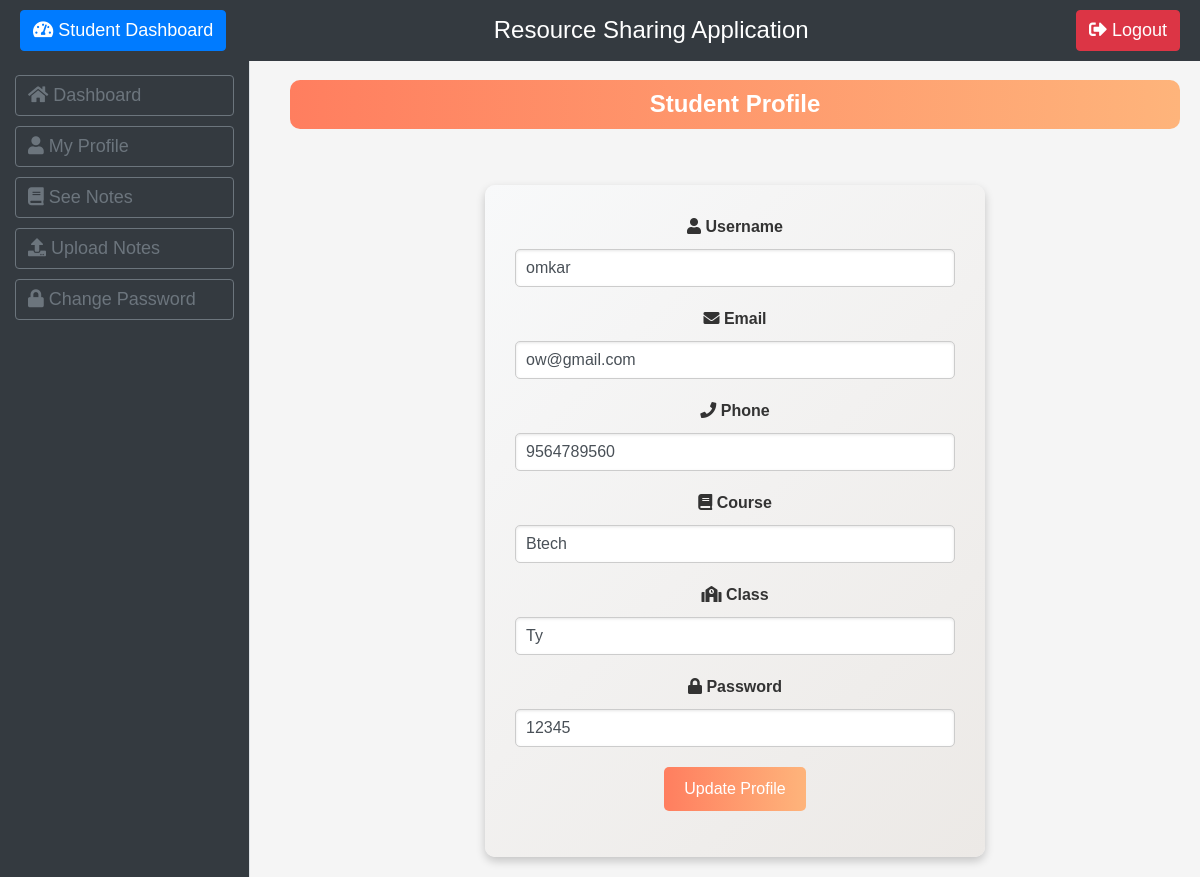
The page /student_profile.php (signed in) on the database its author committed.
### tables this page shows
CREATE TABLE `user` (
  `id` int(11) NOT NULL,
  `username` varchar(50) DEFAULT NULL,
  `phone` varchar(30) DEFAULT NULL,
  `course` varchar(10) DEFAULT NULL,
  `class` char(10) DEFAULT NULL,
  `roll` varchar(8) DEFAULT NULL,
  `email` varchar(50) DEFAULT NULL,
  `fees` varchar(10) DEFAULT NULL,
  `usertype` varchar(50) DEFAULT NULL,
  `password` varchar(50) DEFAULT NULL
);

### student_profile.php (the view, shortened to what this page needs)
<?php
$host="localhost";
$user="root";
$password="";
$db="rsa";
$data=mysqli_connect($host,$user,$password,$db);
$name=$_SESSION['username'];
$sql="SELECT * FROM user WHERE username='$name' ";
$result=mysqli_query($data,$sql);
$info=mysqli_fetch_assoc($result);
?>
<!DOCTYPE html>
<html lang="en">
<head>
    <link href="https://stackpath.bootstrapcdn.com/bootstrap/4.3.1/css/bootstrap.min.css" rel="stylesheet">
    <link href="https://cdnjs.cloudflare.com/ajax/libs/font-awesome/5.15.3/css/all.min.css" rel="stylesheet">
</head>
<body>
<header class="header d-flex justify-content-between align-items-center">
    <a href="#" class="btn btn-primary"><i class="fas fa-tachometer-alt"></i> Student Dashboard</a>
    <h1>Resource Sharing Application</h1>
    <div class="logout">
        <a href="logout.php" class="btn btn-danger"><i class="fas fa-sign-out-alt"></i> Logout</a>
    </div>
</header>
<aside>
    <ul class="list-unstyled">
        <li>
            <a href="studenthome.php" class="btn btn-outline-primary btn-block"><i class="fas fa-home"></i> Dashboard</a>
        </li>
        <li>
            <a href="student_profile.php" class="btn btn-outline-primary btn-block"><i class="fas fa-user"></i> My Profile</a>
        </li>
        <li>
            <a href="seenotesstudent.php" class="btn btn-outline-primary btn-block"><i class="fas fa-book"></i> See Notes</a>
        </li>
        <li>
            <a href="uploadnotesstudent.php" class="btn btn-outline-primary btn-block"><i class="fas fa-upload"></i> Upload Notes</a>
        </li>
        <li>
            <a href="change_student_password.php" class="btn btn-outline-primary btn-block"><i class="fas fa-lock"></i> Change Password</a>
        </li>
    </ul>
</aside>
<div class="content">
    <center>
        <h1 class="main-title">Student Profile</h1>
        <br><br>
        <div class="form-container">
            <form action="#" method="POST">
                <div class="form-group">
                    <label for="username"><i class="fas fa-user"></i> Username</label>
                    <input type="text" id="username" name="username" value="<?php echo $info['username']; ?>" class="form-control">
                </div>
                <div class="form-group">
                    <label for="email"><i class="fas fa-envelope"></i> Email</label>
                    <input type="email" id="email" name="email" value="<?php echo $info['email']; ?>" class="form-control">
                </div>
                <div class="form-group">
                    <label for="phone"><i class="fas fa-phone"></i> Phone</label>
                    <input type="text" id="phone" name="phone" value="<?php echo $info['phone']; ?>" class="form-control">
                </div>
                <div class="form-group">
                    <label for="course"><i class="fas fa-book"></i> Course</label>
                    <input type="text" id="course" name="course" value="<?php echo $info['course']; ?>" class="form-control">
                </div>
                <div class="form-group">
                    <label for="class"><i class="fas fa-school"></i> Class</label>
                    <input type="text" id="class" name="class" value="<?php echo $info['class']; ?>" class="form-control">
                </div>
                <div class="form-group">
                    <label for="password"><i class="fas fa-lock"></i> Password</label>
                    <input type="text" id="password" name="password" value="<?php echo $info['password']; ?>" class="form-control">
                </div>
                <div class="form-group">
                    <button type="submit" class="btn btn-primary" name="update_profile">Update Profile</button>
                </div>
            </form>
        </div>
    </center>
</div>
</body>
</html>

### student_profile.php (style rules this page uses)
body { font-family: Arial, sans-serif; background-color: #f5f5f5; }
.header { background-color: #343a40; color: white; padding: 10px 20px; font-size: 18px; position: fixed; top: 0; left: 0; width: 100%; z-index: 1000; }
.header .btn { color: white; font-size: 18px; }
.header h1 { margin: 0; font-size: 24px; }
aside { width: 250px; position: fixed; top: 60px; bottom: 0; left: 0; padding: 15px; background-color: #343a40; border-right: 1px solid #dee2e6; }
aside ul { padding: 0; list-style: none; }
aside a { color: white; font-size: 18px; padding: 10px; display: block; text-decoration: none; border: 1px solid transparent; border-radius: 5px; margin-bottom: 10px; }
.btn-block { display: block; width: 100%; text-align: left; font-size: 18px; }
.btn-outline-primary { border-color: #6c757d; color: #6c757d; }
.content { margin-left: 270px; padding: 20px; padding-top: 80px; }
.main-title { background: linear-gradient(90deg, #ff7e5f, #feb47b); color: white; text-align: center; font-weight: bold; padding: 10px; font-size: 24px; border-radius: 10px; }
.form-container { background: linear-gradient(135deg, #f8f9fa, #ece9e6); padding: 30px; border-radius: 10px; box-shadow: 0 4px 10px rgba(0, 0, 0, 0.2); max-width: 500px; width: 100%; margin: auto; transition: transform 0.3s ease-in-out; }
.form-container label { display: block; font-weight: bold; margin-bottom: 10px; color: #333; }
.form-container input { width: 100%; padding: 10px; margin-bottom: 20px; border: 1px solid #ccc; border-radius: 5px; box-shadow: inset 0 1px 3px rgba(0, 0, 0, 0.1); }
.form-container button { background: linear-gradient(90deg, #ff7e5f, #feb47b); color: white; border: none; padding: 10px 20px; font-size: 16px; border-radius: 5px; cursor: pointer; transition: background 0.3s ease; }

### rows shown on the page
user: username "omkar", email "ow@gmail.com", phone "9564789560", course "Btech", class "Ty", password "12345"
